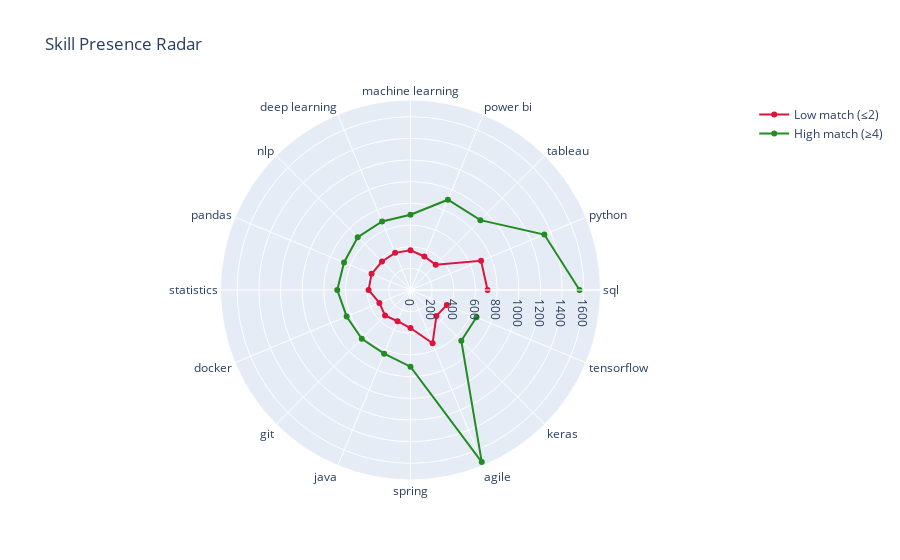

Notebook code cell kept with this figure:
### Markdown cell above
## 🎯 6. Radar / Spider Chart – Skill Presence by Match Tier  
**Purpose:**  
Compare **frequency of key skills** between job descriptions that yield **low match scores (≤ 2)** versus **high scores (≥ 4)**. This highlights which technologies are **over-represented** in successful job–resume pairs.

### Code cell
low = df[df['match_score']<=2]['clean_jd']
high = df[df['match_score']>=4]['clean_jd']

skill_list = ['sql','python','tableau','power bi','machine learning','deep learning',
              'nlp','pandas','statistics','docker','git','java','spring','agile','keras','tensorflow']

def skill_freq(series, skills):
    return [series.str.contains(s, regex=False).sum() for s in skills]

low_counts  = skill_freq(low,  skill_list)
high_counts = skill_freq(high, skill_list)

fig = go.Figure()
fig.add_trace(go.Scatterpolar(r=low_counts,  theta=skill_list, name='Low match (≤2)', line_color='crimson'))
fig.add_trace(go.Scatterpolar(r=high_counts, theta=skill_list, name='High match (≥4)', line_color='forestgreen'))
fig.update_layout(polar=dict(radialaxis=dict(visible=True)), title='Skill Presence Radar')
fig.show()

### Figure 1 — Plotly figure (JSON) as saved in the notebook; plotly's stock layout.template omitted (floating-point values rounded to 4 significant figures)
{"data": [{"line": {"color": "crimson"}, "name": "Low match (≤2)", "r": [711, 705, 329, 335, 367, 371, 372, 389, 387, 311, 332, 312, 351, 533, 338, 363], "theta": ["sql", "python", "tableau", "power bi", "machine learning", "deep learning", "nlp", "pandas", "statistics", "docker", "git", "java", "spring", "agile", "keras", "tensorflow"], "type": "scatterpolar"}, {"line": {"color": "forestgreen"}, "name": "High match (≥4)", "r": [1560, 1337, 912, 902, 695, 685, 689, 664, 676, 638, 636, 636, 708, 1719, 663, 659], "theta": ["sql", "python", "tableau", "power bi", "machine learning", "deep learning", "nlp", "pandas", "statistics", "docker", "git", "java", "spring", "agile", "keras", "tensorflow"], "type": "scatterpolar"}], "layout": {"polar": {"radialaxis": {"visible": true}}, "title": {"text": "Skill Presence Radar"}}}
